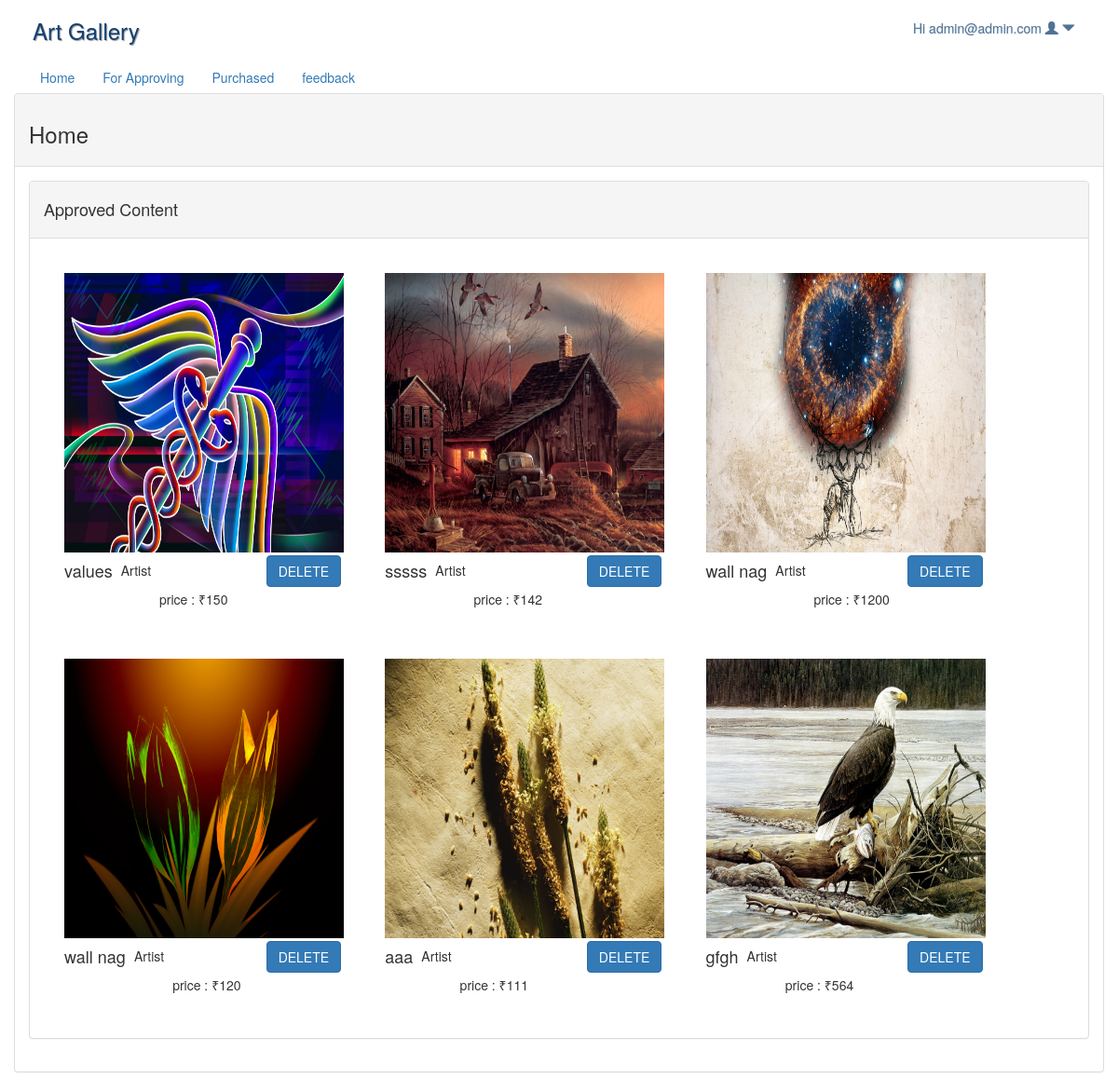
Screenshot of /Admin/adminHome.php (signed in) with the database file from the repository.
### tables this page shows
CREATE TABLE `uploads` (
  `id` int(11) NOT NULL,
  `artist` varchar(120) NOT NULL,
  `name` varchar(455) NOT NULL,
  `rate` int(11) NOT NULL,
  `image` varchar(120) NOT NULL,
  `artist_id` int(11) NOT NULL,
  `approved` int(11) NOT NULL DEFAULT '0'
);

### Admin/adminHome.php (the view)
<?php
include('header.php');
?>
			<div  class="switchgroup dashboard">
							<div class="panel panel-default">
								<div class="panel-heading">
									<h3>Home</h3>
								</div>
								<div class="panel-body">
									<?php
										$query1="select * from  uploads where approved=1";
										$result1=mysqli_query($link,$query1) or die("Error fetching data.".mysqli_error($link));
									?>
									<div class="panel panel-default slider-content">
										<div class="panel-heading">
											<h4>Approved Content</h4>
										</div>
										<div class="panel-body">
										<?php
													while($row = mysqli_fetch_array($result1)) {
														$image=$row['image'];
														$name=$row['name'];
														$artist=$row['artist'];
														$rate=$row['rate'];
														$id=$row['id'];
															echo('<div style="float:left;padding:2%;">
															<div>
															<img src="../'.$image.'" style="width:300px;height:300px;possion:fixed;">
															</div>
															<h4 style="float:left;">'.$name.'</h4>
															<a href="delete.php?del_id='.$id.'" style="float:right;padding:1%; "><button class="btn btn-primary">DELETE</button></a>
															<p style="float:left;padding:3%;">'.$artist.'</p>
															<br><br>
															<p style="float:left;">price : ₹'.$rate.'</p>
														</div>	');
													}
												?>
										</div>
									</div>
	  </body>
</html>

### Admin/style.css (style rules this page uses)
* { padding:0; margin:0; list-style-type:none; }

### rows the page displays
uploads: image (picture), name "values", artist "Artist", rate "150"
uploads: image (picture), name "sssss", artist "Artist", rate "142"
uploads: image (picture), name "wall nag", artist "Artist", rate "1200"
uploads: image (picture), name "wall nag", artist "Artist", rate "120"
uploads: image (picture), name "aaa", artist "Artist", rate "111"
uploads: image (picture), name "gfgh", artist "Artist", rate "564"

### other values shown
$_SESSION['uname'] "admin@admin.com"
